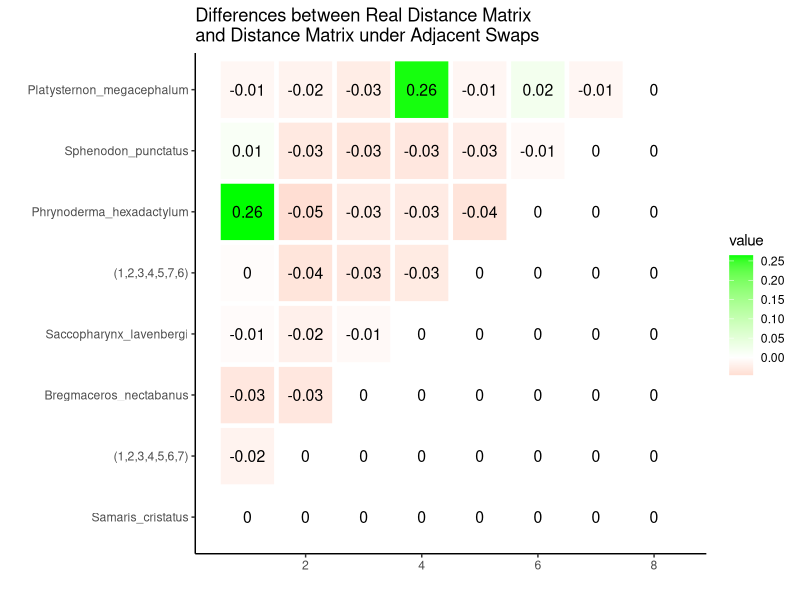
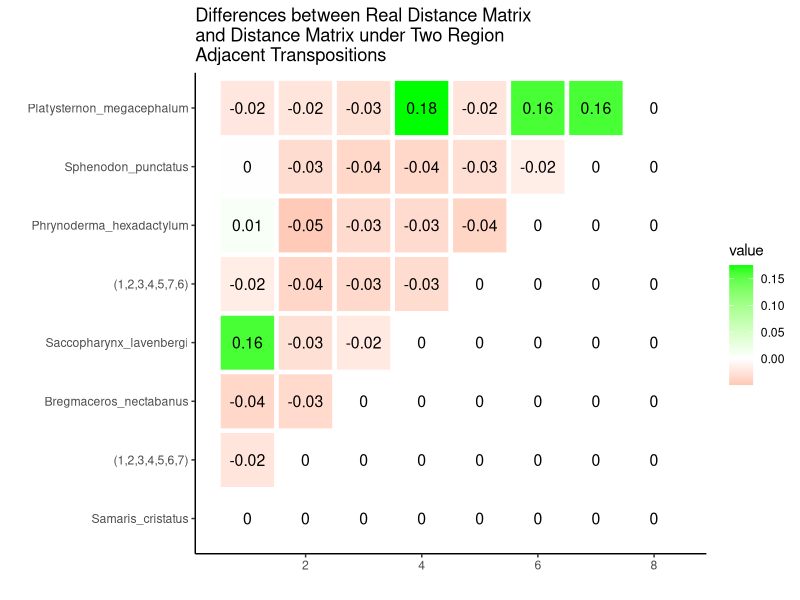
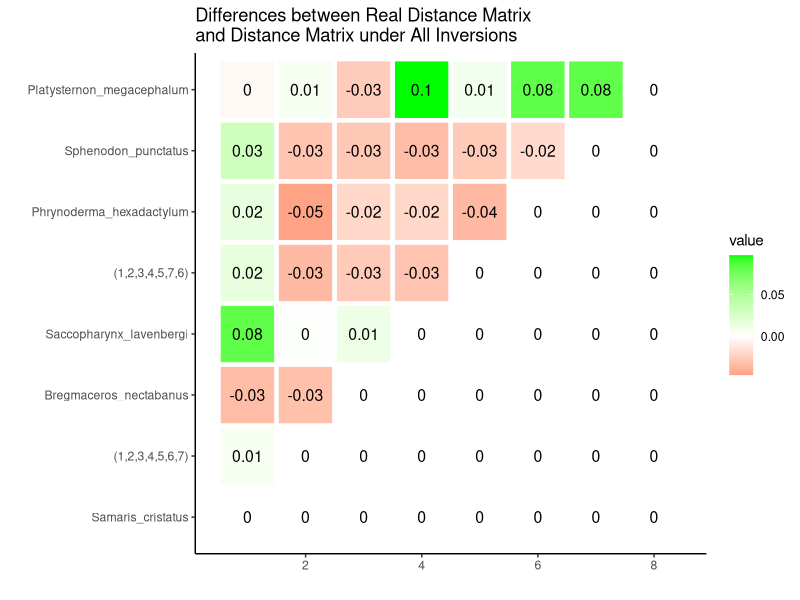
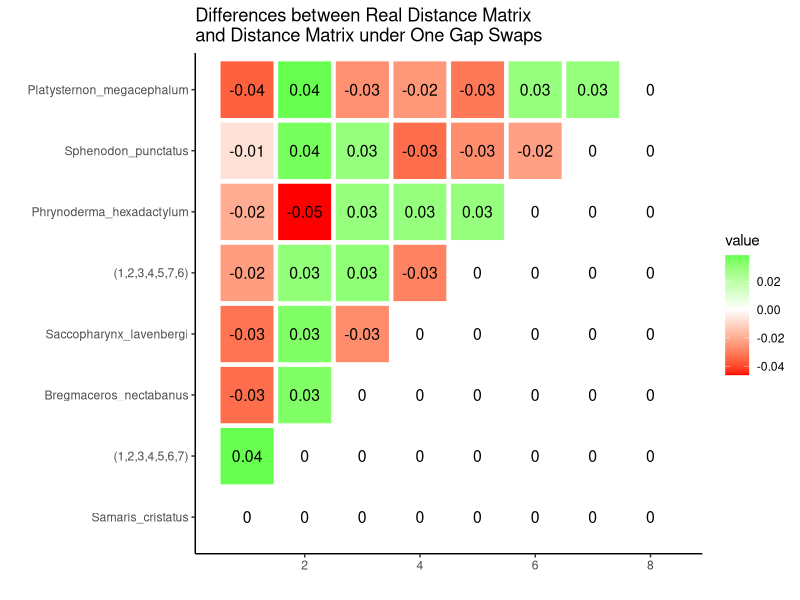
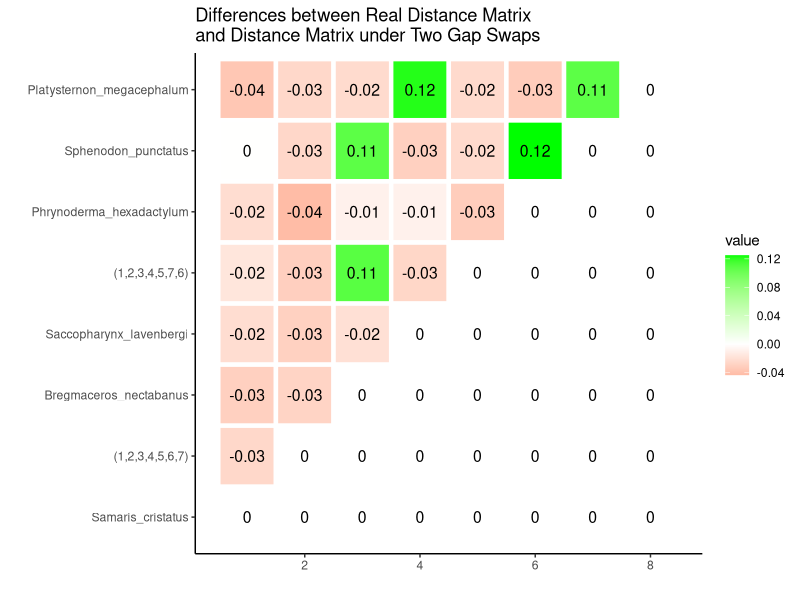
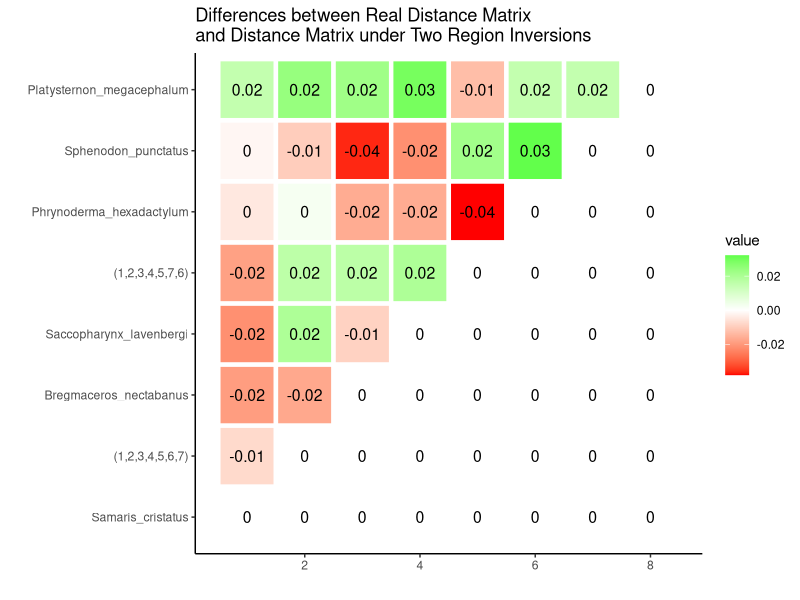

Generate these figures, in order, with R: (Note: this script raises an error after producing the figures.)
library(reshape2)
library(ggplot2)


# "Real" Matrix to compare Rearrangement models against

real <- matrix(c(0,  670.42, 858,   858,  mean(c(278.95,856.61,858,499.15)), 499.15, 278.95, 858,  
                 0,0,mean(c(858,701.98,639.35,858)), mean(c(858,636.51,703.37,858)), mean(c(858,499.15,856.61,1126.78,703.37,858,636.51,1126.78,703.37,858,636.51,1126.78,639.35,858,701.98,1126.78,703.37,858,636.51,1126.78)),
                 mean(c(1126.78,1125.39,1126.78,1126.78)), mean(c(858,636.51,703.37,858,559.66)), mean(c(278.95,856.61,858,499.15,858)), 
                 0,    0,  0,  703.37, mean(c(858,858,703.37,858,858)), 858,   858,  703.37,
                 0,    0,     0, 0,  mean(c(703.37,703.37,703.37,858,858)),  858,   858,   559.66, 
                 0, 0, 0, 0, 0, mean(c(858,858,858,858,858)), mean(c(858,858,858,499.15,499.15)), mean(c(858,858,858,856.61,499.15)),
                 0,     0,     0, 0,    0,   0,  499.15, 858, 
                 0,     0,     0,     0,  0,   0,   0,  858, 
                 0,     0,     0,     0,     0,     0, 0, 0),nrow =8, ncol = 8,byrow = TRUE)
real
real_norm<-real/sum(real)
colnames(real_norm)<-c("Samaris_cristatus", "(1,2,3,4,5,6,7)", "Bregmaceros_nectabanus",
                       "Saccopharynx_lavenbergi","(1,2,3,4,5,7,6)",   "Phrynoderma_hexadactylum",
                       "Sphenodon_punctatus", "Platysternon_megacephalum"
)

# Adjacent Swaps

adj_swaps <- matrix(c(0,  5.42, 2.79,  12.33,   8.73, 100,  8.73,  10.21, #na=2
                      0, 0, 1.15, 5.42, 1.15, 2.79, 1.15, 5.42,
                      0, 0, 0, 8.73, 2.59,4.66,2.56,2.79,
                      0, 0,   0, 0,     2.79,  4.66,  2.79, 100,     
                      0,  0,  0, 0,    0,     1.15, 2.79,  8.73,   
                      0, 0, 0, 0, 0, 0, 5.48, 22.14, 
                      0,  0,   0,   0,  0,     0,   0,  9.98, 
                      0,  0,   0,   0,  0,     0,  0,   0
          
),nrow = 8, ncol = 8,byrow = TRUE)
adj_swaps_norm<-adj_swaps/sum(adj_swaps)

colnames(adj_swaps_norm)<-c("Samaris_cristatus", "(1,2,3,4,5,6,7)", "Bregmaceros_nectabanus",
                            "Saccopharynx_lavenbergi","(1,2,3,4,5,7,6)",   "Phrynoderma_hexadactylum",
                            "Sphenodon_punctatus", "Platysternon_megacephalum"
)


# Plot Matrix Distances
format(round(adj_swaps/sum(adj_swaps), 3), nsmall = 3)
adj_swaps_norm/real_norm
distance_mat<-adj_swaps_norm-real_norm
distance_mat
colnames(distance_mat)<-c("Samaris_cristatus", "(1,2,3,4,5,6,7)", "Bregmaceros_nectabanus",
                          "Saccopharynx_lavenbergi","(1,2,3,4,5,7,6)",   "Phrynoderma_hexadactylum",
                          "Sphenodon_punctatus", "Platysternon_megacephalum"
)

data_melt <- melt(distance_mat)  
head(data_melt)
distance_mat_plot <- ggplot(data_melt, aes(x=Var1, y=Var2, fill = value)) + 
  scale_fill_gradient2(low="red", high="green", guide="colorbar") +                         # Create heatmap with ggplot2
  geom_tile(color = "white",lwd = 1.5, linetype = 1) + 
  geom_text(aes(label = round(value,2)), color = "black", size = 4) + 
  theme_classic()+labs(x="",y="", 
                       title=
                         "Differences between Real Distance Matrix 
and Distance Matrix under Adjacent Swaps")
distance_mat_plot          

# 2 region adjacent transpositions
adj_trans<- matrix(c(0, 3.7, 2.27,    100,  6.32, 15.84,  6.32,  9.3,   #na=4
                     0,0,1.04,3.7,1.04,2.27,1.04,3.7,
                     0,  0,  0,    6.32,  2.31,  3.87,  2.21,  2.27,  
                     0,  0,0,     0,    2.27,  3.87,  2.27,   100,  
                     0,    0,0,    0,    0, 1.04,     2.27,  6.32,  
                     0,    0,  0,  0,    0,    0,    3.72,   100,  
                     0,      0, 0,  0,  0,  0,      0,     100,  
                     0,   0,    0,  0,  0,   0,    0,    0),nrow = 8, ncol = 8,byrow = TRUE)
adj_trans_norm<-adj_trans/sum(adj_trans)
format(round(adj_trans/sum(adj_trans), 3), nsmall = 3)
adj_trans_norm/real_norm

#Plot difference matrix
distance_mat<-adj_trans_norm-real_norm
distance_mat
colnames(distance_mat)<-c("Samaris_cristatus", "(1,2,3,4,5,6,7)", "Bregmaceros_nectabanus",
                          "Saccopharynx_lavenbergi","(1,2,3,4,5,7,6)",   "Phrynoderma_hexadactylum",
                          "Sphenodon_punctatus", "Platysternon_megacephalum"
)

data_melt <- melt(distance_mat)  
head(data_melt)
distance_mat_plot <- ggplot(data_melt, aes(x=Var1, y=Var2, fill = value)) + 
  scale_fill_gradient2(low="red", high="green", guide="colorbar") +                         # Create heatmap with ggplot2
  geom_tile(color = "white",lwd = 1.5, linetype = 1) + 
  geom_text(aes(label = round(value,2)), color = "black", size = 4) + 
  theme_classic()+labs(x="",y="", 
                       title=
                         "Differences between Real Distance Matrix 
and Distance Matrix under Two Region 
Adjacent Transpositions")
distance_mat_plot         

#All inversions

all_inv<- matrix(c(0.0,30.618,5.707,100,36.695,32.083,36.695,30.229, #na=4
                   0.0,0.0,3.819,30.618,3.819,5.707,3.819,30.618,
                   0.0,0.0,0.0,36.695,10.048,16.644,10.042,5.707,
                   0.0,0.0,0.0,0.0,5.707,16.644,5.707,100,0.0,
                   0.0,0.0,0.0,0.0,3.819,5.707,36.695,0.0,0.0,
                   0.0,0.0,0.0,0.0,3.857,100,0.0,0.0,0.0,0.0,
                   0.0,0.0,0.0,100,0.0,0.0,0.0,0.0,0.0,0.0,0.0,0.0
),nrow = 8, ncol = 8,byrow = TRUE)
format(round(all_inv/sum(all_inv), 3), nsmall = 3)
all_inv_norm<-all_inv/sum(all_inv)

#Plot difference matrix
distance_mat<-all_inv_norm-real_norm
distance_mat
colnames(distance_mat)<-c("Samaris_cristatus", "(1,2,3,4,5,6,7)", "Bregmaceros_nectabanus",
                          "Saccopharynx_lavenbergi","(1,2,3,4,5,7,6)",   "Phrynoderma_hexadactylum",
                          "Sphenodon_punctatus", "Platysternon_megacephalum"
)

data_melt <- melt(distance_mat)  
head(data_melt)
distance_mat_plot <- ggplot(data_melt, aes(x=Var1, y=Var2, fill = value)) + 
  scale_fill_gradient2(low="red", high="green", guide="colorbar") +                         # Create heatmap with ggplot2
  geom_tile(color = "white",lwd = 1.5, linetype = 1) + 
  geom_text(aes(label = round(value,2)), color = "black", size = 4) + 
  theme_classic()+labs(x="",y="", 
                       title=
                         "Differences between Real Distance Matrix 
and Distance Matrix under All Inversions")
distance_mat_plot           


#One Gap Swap 
one_gap_swap<-matrix(c(   0,  100, 10.21,    12.33,   8.73,  5.48,    8.73,   6.67,
                          0,0,100,100,100,10.21,100,100,
                          0,     0, 0,    8.73, 100,   100,   100,    10.21, #na=13
                          0,  0,     0,   0,    10.21,  100,   10.21,   2.56, 
                          0,   0,     0,  0,     0,   100,    10.21,   8.73, 
                         0,     0,    0, 0,     0,     0,     1.15, 100,    
                          0,  0,0,      0,  0,     0,          0,   100,   
                          0,     0,  0,0, 0,            0,     0,     0
),nrow = 8, ncol = 8,byrow = TRUE)
format(round(one_gap_swap/sum(one_gap_swap), 3), nsmall = 3)
one_gap_swap_norm<-one_gap_swap/sum(one_gap_swap)
one_gap_swap_norm/real_norm

#Plot difference matrix
distance_mat<-one_gap_swap_norm-real_norm
distance_mat
colnames(distance_mat)<-c("Samaris_cristatus", "(1,2,3,4,5,6,7)", "Bregmaceros_nectabanus",
                          "Saccopharynx_lavenbergi","(1,2,3,4,5,7,6)",   "Phrynoderma_hexadactylum",
                          "Sphenodon_punctatus", "Platysternon_megacephalum"
)

data_melt <- melt(distance_mat)  
head(data_melt)
distance_mat_plot <- ggplot(data_melt, aes(x=Var1, y=Var2, fill = value)) + 
  scale_fill_gradient2(low="red", high="green", guide="colorbar") +                         # Create heatmap with ggplot2
  geom_tile(color = "white",lwd = 1.5, linetype = 1) + 
  geom_text(aes(label = round(value,2)), color = "black", size = 4) + 
  theme_classic()+labs(x="",y="", 
                       title=
                         "Differences between Real Distance Matrix 
and Distance Matrix under One Gap Swaps")
distance_mat_plot         


#Two Gap Swap 


two_gap_swap<-matrix(c( 0, 4.1,  6.67,    12.33,   8.73,  1.15,    8.73,   2.79,   
                        0,0,5.48,4.1,5.48,6.67,5.48,4.1,
                        0,     0, 0,    8.73, 100,    21.28, 100,     6.67,   
                        0,0,   0,      0,     6.67, 21.28,   6.67, 100,     
                        0,  0,  0,      0,     0,  5.48,   6.67,   8.73,   #na=4
                        0,    0, 0,     0,     0,     0,   100,     5.2,    
                        0,   0,0, 0,     0,          0,     0,   100,     
                        0,  0,0,   0, 0,              0,     0,     0     
),nrow = 8, ncol = 8,byrow = TRUE)
format(round(two_gap_swap/sum(two_gap_swap), 3), nsmall = 3)
two_gap_swap_norm<-two_gap_swap/sum(two_gap_swap)
two_gap_swap_norm/real_norm

#Plot difference matrix
distance_mat<-two_gap_swap_norm-real_norm
distance_mat
colnames(distance_mat)<-c("Samaris_cristatus", "(1,2,3,4,5,6,7)", "Bregmaceros_nectabanus",
                          "Saccopharynx_lavenbergi","(1,2,3,4,5,7,6)",   "Phrynoderma_hexadactylum",
                          "Sphenodon_punctatus", "Platysternon_megacephalum"
)

data_melt <- melt(distance_mat)  
head(data_melt)
distance_mat_plot <- ggplot(data_melt, aes(x=Var1, y=Var2, fill = value)) + 
  scale_fill_gradient2(low="red", high="green", guide="colorbar") +                         # Create heatmap with ggplot2
  geom_tile(color = "white",lwd = 1.5, linetype = 1) + 
  geom_text(aes(label = round(value,2)), color = "black", size = 4) + 
  theme_classic()+labs(x="",y="", 
  title=
"Differences between Real Distance Matrix 
and Distance Matrix under Two Gap Swaps")
distance_mat_plot          

# Two region inversions

two_reg_inv<-matrix(c(0.0,43.601,38.582,34.222,19.796,
                    34.222,20.638,100,
                    0.0,0.0,34.222,100, 100,100,43.601,100,
                    0.0,0.0,0.0,43.601,100,43.601,
                    7.939,100,0.0,0.0,0.0,0.0,100,43.601,34.222, #na=13
                    100,0.0,0.0,0.0,0.0,0.0,4.852,100,43.601,0.0,
                    0.0,0.0,0.0,0.0,0.0,100,100
                    ,0.0,0.0,0.0,0.0,0.0,
                    0.0,0.0,100,
                    0.0,0.0,0.0,0.0,0.0,0.0,0.0,0.0
                    ),nrow = 8, ncol = 8,byrow = TRUE)
format(round(two_reg_inv/sum(two_reg_inv), 3), nsmall = 3)
two_reg_inv_norm<-two_reg_inv/sum(two_reg_inv)
two_reg_inv_norm/real_norm


distance_mat<-two_reg_inv_norm-real_norm
distance_mat
colnames(distance_mat)<-c("Samaris_cristatus", "(1,2,3,4,5,6,7)", "Bregmaceros_nectabanus",
                          "Saccopharynx_lavenbergi","(1,2,3,4,5,7,6)",   "Phrynoderma_hexadactylum",
                          "Sphenodon_punctatus", "Platysternon_megacephalum"
)

data_melt <- melt(distance_mat)  
head(data_melt)
distance_mat_plot <- ggplot(data_melt, aes(x=Var1, y=Var2, fill = value)) + 
  scale_fill_gradient2(low="red", high="green", guide="colorbar") +                         # Create heatmap with ggplot2
  geom_tile(color = "white",lwd = 1.5, linetype = 1) + 
  geom_text(aes(label = round(value,2)), color = "black", size = 4) + 
  theme_classic()+labs(x="",y="", 
                       title=
                         "Differences between Real Distance Matrix 
and Distance Matrix under Two Region Inversions")
distance_mat_plot         



# "any rearrangement" model
normaliser<-matrix(c( 0,      1, 1,1,  1,      1,   1,   1, 
                      0,         0,     1,   1,1, 1,   1,       1,
                      0,    0,     0,     1, 1, 1, 1,   1,
                      0,     0,     0,     0,   1,   1,1,  1,
                      0,     0,     0,     0,     0,    1,1,1,
                      0,     0,     0,     0,     0,     0,1,1,
                      0,     0,     0,     0,     0,     0,0,1,
                      0,     0,     0,     0,     0,     0,0,0),nrow = 8, ncol = 8,byrow = TRUE)

normaliser_norm<-normaliser/sum(normaliser)

#More Models

#Inversions 50% and Transpositions 50%
model1<-matrix(c(0.0,4.341,2.471,74.438,2.714,1.073,2.714,2.696,0.0,0.0,
                 1.061,4.341,1.061,2.471,1.061,4.341,0.0,0.0,0.0,    
                 2.714,2.499,5.328,2.492,2.471,0.0,0.0,0.0,0.0,
                 2.471,5.328,2.471,79.146,0.0,0.0,0.0,0.0,0.0, 
                 1.061,2.471,2.714,0.0,0.0,0.0,0.0,0.0,0.0,
                 1.078,80.669,0.0,0.0,0.0,0.0,0.0,0.0,0.0,
                 75.742,0.0,0.0,0.0,0.0,0.0,0.0,0.0,0.0)
                , nrow=8, ncol=8, byrow=TRUE)
model1_norm<-model1/sum(model1)

#EMRAE Model
model2<-matrix(c(0.0,100,2.549,100,100,100,100,100,0.0,0.0,1.11,100, #na=16
                 1.11,2.549,1.11,100,0.0,0.0,0.0,100,
                 2.538,100,2.51,2.549,0.0,0.0,0.0,0.0,
                 2.549,100,2.549,100,0.0,0.0,0.0,0.0,0.0,
                 1.11,2.549,100,0.0,0.0,0.0,0.0,0.0,0.0,100,100,
                 0.0,0.0,0.0,0.0,0.0,0.0,0.0,100,0.0,0.0,0.0,0.0,0.0,0.0,0.0,0.0)
               , nrow=8, ncol=8, byrow=TRUE)
model2_norm<-model2/sum(model2)

#All Swaps model
model3<-matrix(c(0.0,5.5,2.792,100,21.627,19.621,21.627,22.619,0.0,0.0,
                 1.166,5.5,1.166,2.792,1.166,5.5,0.0,0.0,
                 0.0,21.627,2.96,6.167,2.91,2.792,0.0,
                 0.0,0.0,0.0,2.792,6.167,2.792,100,0.0,0.0, #na=4
                 0.0,0.0,0.0,1.166,2.792,21.627,0.0,0.0,
                 0.0,0.0,0.0,0.0,4.067,100,0.0,0.0,0.0,0.0,0.0,0.0,0.0,100,
                 0.0,0.0,0.0,0.0,0.0,0.0,0.0,0.0), nrow=8, ncol=8, byrow=TRUE)
model3_norm<-model3/sum(model3)

# Sum of Absolute Differences
sum(abs((all_inv_norm-real_norm)), na.rm=TRUE)
sum(abs((adj_swaps_norm-real_norm)), na.rm=TRUE)
sum(abs((adj_trans_norm-real_norm)), na.rm=TRUE)
sum(abs((one_gap_swap_norm-real_norm)), na.rm=TRUE)
sum(abs((two_gap_swap_norm-real_norm)), na.rm=TRUE)
sum(abs((two_reg_inv_norm-real_norm)), na.rm=TRUE)
sum(abs((normaliser_norm-real_norm)), na.rm=TRUE)
sum(abs((model1_norm-real_norm)), na.rm=TRUE)
sum(abs((model2_norm-real_norm)), na.rm=TRUE)
sum(abs((model3_norm-real_norm)), na.rm=TRUE)


#Mean instead of finding real minimum value
sum(abs(((1/mean(real_norm/all_inv_norm, na.rm=TRUE))*all_inv_norm-real_norm)), na.rm=TRUE)
sum(abs((1/mean(real_norm/adj_swaps_norm, na.rm=TRUE)*adj_swaps_norm-real_norm)), na.rm=TRUE)
sum(abs((1/mean(real_norm/adj_trans_norm, na.rm=TRUE)*adj_trans_norm-real_norm)), na.rm=TRUE)
sum(abs((1/mean(real_norm/one_gap_swap_norm, na.rm=TRUE)*one_gap_swap_norm-real_norm)), na.rm=TRUE)
sum(abs((1/mean(real_norm/two_gap_swap_norm, na.rm=TRUE)*two_gap_swap_norm-real_norm)), na.rm=TRUE)
sum(abs((1/mean(real_norm/two_reg_inv_norm, na.rm=TRUE)*two_reg_inv_norm-real_norm)), na.rm=TRUE)

# Finding values of k for each model

multipliers <- seq(-20, 20, by = .01)
values<-c()
for (y in multipliers) {
  z<-sum(abs((y*model3_norm-real_norm)), na.rm=TRUE) #finding k
  values<-append(values,z)
  
}
min(values)
multipliers[which(values==min(values))]

multipliers <- seq(-20, 20, by = .01)
values<-c()
for (y in multipliers) {
  z<-sum(abs((y*model2_norm-real_norm)), na.rm=TRUE) #finding k
  values<-append(values,z)
  
}
min(values)
multipliers[which(values==min(values))]

multipliers <- seq(-20, 20, by = .01)
values<-c()
for (y in multipliers) {
  z<-sum(abs((y*model1_norm-real_norm)), na.rm=TRUE) #finding k
  values<-append(values,z)
  
}
min(values)
multipliers[which(values==min(values))]

multipliers <- seq(-20, 20, by = .01)
values<-c()
for (y in multipliers) {
  z<-sum(abs((y*all_inv_norm-real_norm)), na.rm=TRUE) #finding k
  values<-append(values,z)
  
}
min(values)
multipliers[which(values==min(values))]

multipliers <- seq(-20, 20, by = .01)
values<-c()
for (y in multipliers) {
  z<-sum(abs((y*two_reg_inv_norm-real_norm)), na.rm=TRUE) #finding k
  values<-append(values,z)
  
}
min(values)
multipliers[which(values==min(values))]

multipliers <- seq(-20, 20, by = .01)
values<-c()
for (y in multipliers) {
  z<-sum(abs((y*adj_swaps_norm-real_norm)), na.rm=TRUE) #finding k
  values<-append(values,z)
  
}
min(values)
multipliers[which(values==min(values))]

multipliers <- seq(-20, 20, by = .01)
values<-c()
for (y in multipliers) {
  z<-sum(abs((y*one_gap_swap_norm-real_norm)), na.rm=TRUE) #finding k
  values<-append(values,z)
  
}
min(values)
multipliers[which(values==min(values))]


multipliers <- seq(-20, 20, by = .01)
values<-c()
for (y in multipliers) {
  z<-sum(abs((y*two_gap_swap_norm-real_norm)), na.rm=TRUE) #finding k
  values<-append(values,z)
  
}
min(values)
multipliers[which(values==min(values))]

multipliers <- seq(-20, 20, by = .01)
values<-c()
for (y in multipliers) {
  z<-sum(abs((y*adj_trans_norm-real_norm)), na.rm=TRUE) #finding k
  values<-append(values,z)
  
}
min(values)
multipliers[which(values==min(values))]

multipliers <- seq(-20, 20, by = .01)
values<-c()
for (y in multipliers) {
  z<-sum(abs((y*normaliser_norm-real_norm)), na.rm=TRUE) #finding k
  values<-append(values,z)
  
}
min(values)
multipliers[which(values==min(values))]


# Make Trees


real_norm[lower.tri(real_norm)] = t(real_norm)[lower.tri(real_norm)]


real[lower.tri(real)] = t(real)[lower.tri(real)]
colnames(real)<-c("Samaris_cristatus", "(1,2,3,4,5,6,7)", "Bregmaceros_nectabanus",
                  "Saccopharynx_lavenbergi","(1,2,3,4,5,7,6)",   "Phrynoderma_hexadactylum",
                  "Sphenodon_punctatus", "Platysternon_megacephalum"
)
plot(upgma(real))
as.Newick(upgma(real))



adj_swaps[lower.tri(adj_swaps)] = t(adj_swaps)[lower.tri(adj_swaps)]
colnames(adj_swaps)<-c("Samaris_cristatus", "(1,2,3,4,5,6,7)", "Bregmaceros_nectabanus",
                       "Saccopharynx_lavenbergi","(1,2,3,4,5,7,6)",   "Phrynoderma_hexadactylum",
                       "Sphenodon_punctatus", "Platysternon_megacephalum"
)
plot(upgma(adj_swaps))
as.Newick(upgma(adj_swaps))
TripletDistance(TQFile(upgma(adj_swaps)),TQFile(upgma(real)))

one_gap_swap[lower.tri(one_gap_swap)] = t(one_gap_swap)[lower.tri(one_gap_swap)]
colnames(one_gap_swap)<-c("Samaris_cristatus", "(1,2,3,4,5,6,7)", "Bregmaceros_nectabanus",
                          "Saccopharynx_lavenbergi","(1,2,3,4,5,7,6)",   "Phrynoderma_hexadactylum",
                          "Sphenodon_punctatus", "Platysternon_megacephalum"
)
plot(upgma(one_gap_swap))
as.Newick(upgma(one_gap_swap))
TripletDistance(TQFile(upgma(one_gap_swap)),TQFile(upgma(real)))



adj_trans[lower.tri(adj_trans)] = t(adj_trans)[lower.tri(adj_trans)]
colnames(adj_trans)<-c("Samaris_cristatus", "(1,2,3,4,5,6,7)", "Bregmaceros_nectabanus",
                       "Saccopharynx_lavenbergi","(1,2,3,4,5,7,6)",   "Phrynoderma_hexadactylum",
                       "Sphenodon_punctatus", "Platysternon_megacephalum"
)
plot(upgma(adj_trans))
as.Newick(upgma(adj_trans))
TripletDistance(TQFile(upgma(adj_trans)),TQFile(upgma(real)))


all_inv[lower.tri(all_inv)] = t(all_inv)[lower.tri(all_inv)]
colnames(all_inv)<-c("Samaris_cristatus", "(1,2,3,4,5,6,7)", "Bregmaceros_nectabanus",
                     "Saccopharynx_lavenbergi","(1,2,3,4,5,7,6)",   "Phrynoderma_hexadactylum",
                     "Sphenodon_punctatus", "Platysternon_megacephalum"
)
plot(upgma(all_inv))
as.Newick(upgma(all_inv))
TripletDistance(TQFile(upgma(all_inv)),TQFile(upgma(real)))


two_reg_inv[lower.tri(two_reg_inv)] = t(two_reg_inv)[lower.tri(two_reg_inv)]
colnames(two_reg_inv)<-c("Samaris_cristatus", "(1,2,3,4,5,6,7)", "Bregmaceros_nectabanus",
                         "Saccopharynx_lavenbergi","(1,2,3,4,5,7,6)",   "Phrynoderma_hexadactylum",
                         "Sphenodon_punctatus", "Platysternon_megacephalum"
)
plot(upgma(two_reg_inv))
as.Newick(upgma(two_reg_inv))
TripletDistance(TQFile(upgma(two_reg_inv)),TQFile(upgma(real)))

two_gap_swap[lower.tri(two_gap_swap)] = t(two_gap_swap)[lower.tri(two_gap_swap)]
colnames(two_gap_swap)<-c("Samaris_cristatus", "(1,2,3,4,5,6,7)", "Bregmaceros_nectabanus",
                          "Saccopharynx_lavenbergi","(1,2,3,4,5,7,6)",   "Phrynoderma_hexadactylum",
                          "Sphenodon_punctatus", "Platysternon_megacephalum"
)
plot(upgma(two_gap_swap))
class(upgma(two_gap_swap))
as.Newick(upgma(two_gap_swap))
TripletDistance(TQFile(upgma(two_gap_swap)),TQFile(upgma(real)))


